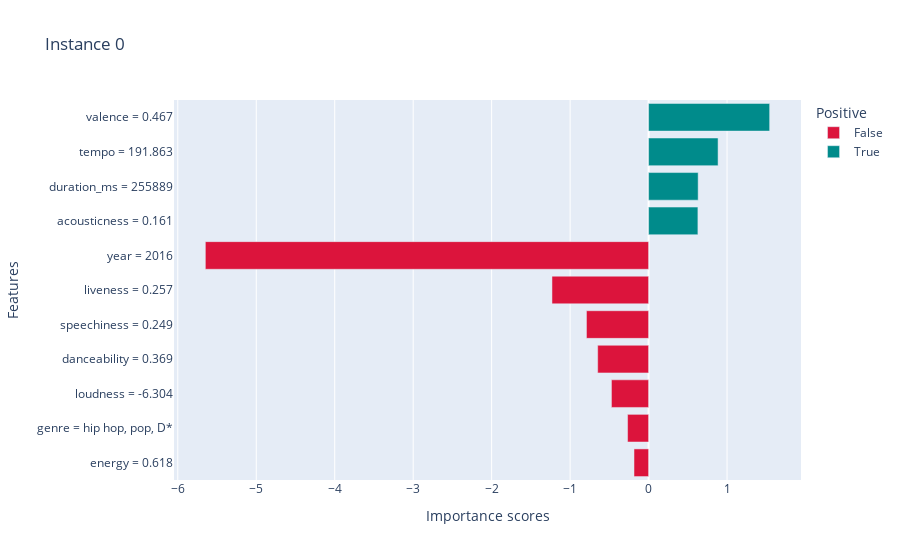

Notebook code cell kept with this figure:
### Code cell
print("SHAP results:")
local_explanations["shap"].ipython_plot(index)

### Figure 1 — Plotly figure (JSON) as saved in the notebook; plotly's stock layout.template omitted (floating-point values rounded to 4 significant figures)
{"data": [{"alignmentgroup": "True", "hovertemplate": "Positive=False<br>Importance scores=%{x}<br>Features=%{y}<extra></extra>", "legendgroup": "False", "marker": {"color": "#DC143C", "pattern": {"shape": ""}}, "name": "False", "offsetgroup": "False", "orientation": "h", "showlegend": true, "textposition": "auto", "type": "bar", "x": [-0.1859, -0.2679, -0.4734, -0.6488, -0.7918, -1.231, -5.649], "xaxis": "x", "y": ["energy = 0.618", "genre = hip hop, pop, D*", "loudness = -6.304", "danceability = 0.369", "speechiness = 0.249", "liveness = 0.257", "year = 2016"], "yaxis": "y"}, {"alignmentgroup": "True", "hovertemplate": "Positive=True<br>Importance scores=%{x}<br>Features=%{y}<extra></extra>", "legendgroup": "True", "marker": {"color": "#008B8B", "pattern": {"shape": ""}}, "name": "True", "offsetgroup": "True", "orientation": "h", "showlegend": true, "textposition": "auto", "type": "bar", "x": [0.6285, 0.6317, 0.8854, 1.543], "xaxis": "x", "y": ["acousticness = 0.161", "duration_ms = 255889", "tempo = 191.863", "valence = 0.467"], "yaxis": "y"}], "layout": {"barmode": "relative", "legend": {"title": {"text": "Positive"}, "tracegroupgap": 0}, "title": {"text": "Instance 0"}, "xaxis": {"anchor": "y", "domain": [0, 1], "title": {"text": "Importance scores"}}, "yaxis": {"anchor": "x", "domain": [0, 1], "title": {"text": "Features"}}}}
